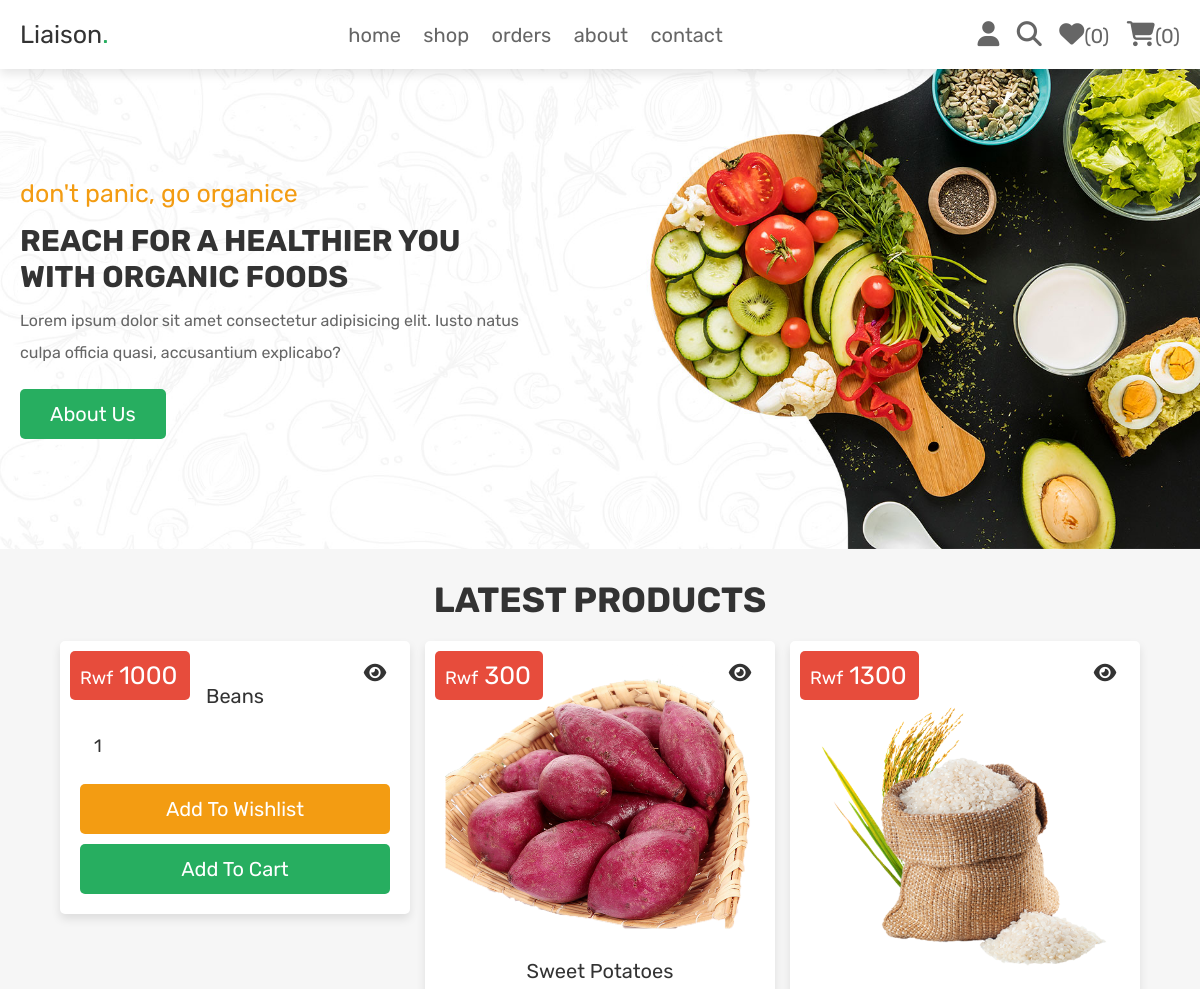
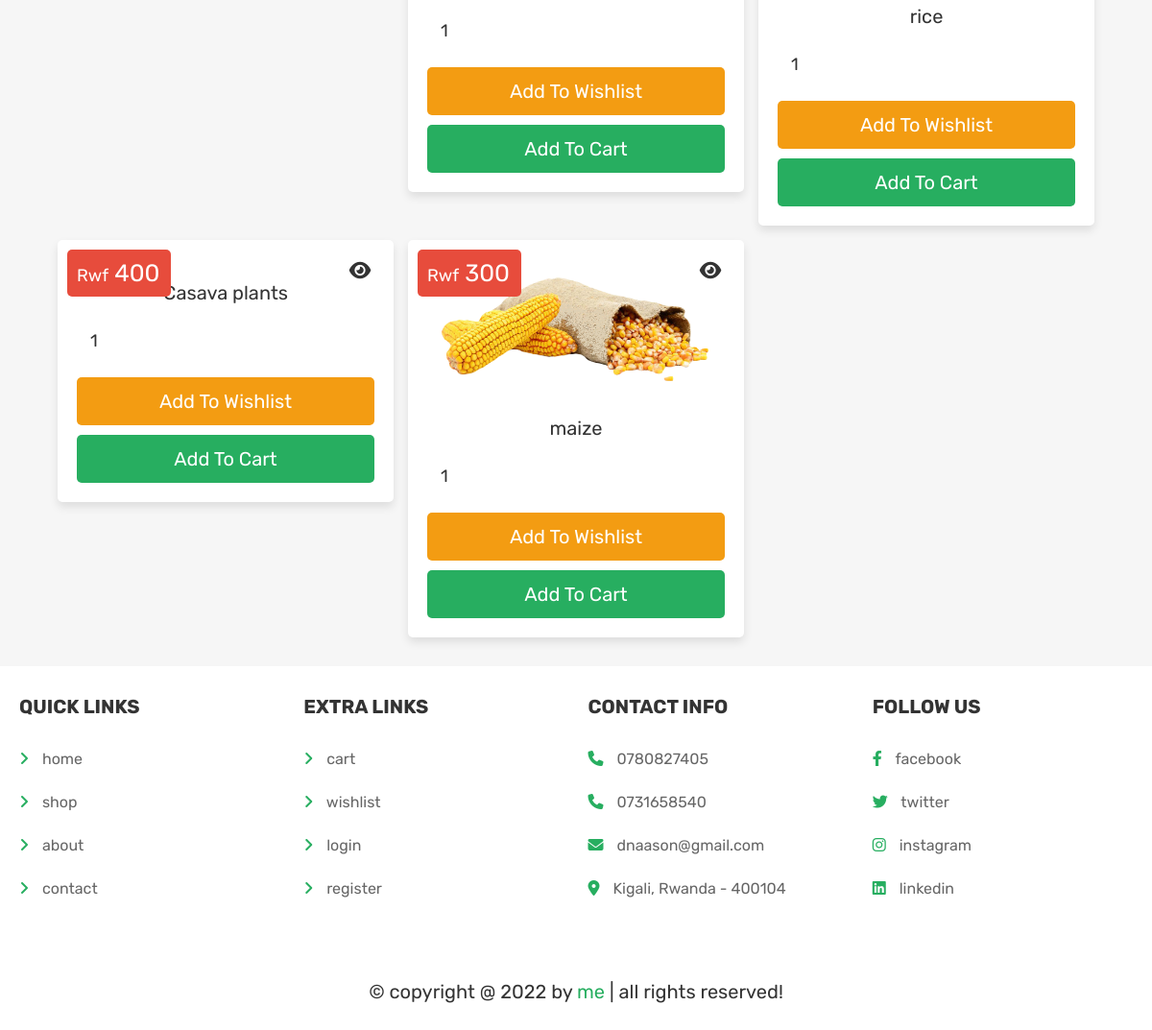
Page /home.php (signed in) on the committed database (2 pictures, top to bottom).
### tables this page shows
CREATE TABLE `products` (
  `id` int(100) NOT NULL,
  `farmer_id` varchar(40) NOT NULL,
  `name` varchar(100) NOT NULL,
  `category` varchar(20) NOT NULL,
  `quantity` varchar(100) DEFAULT NULL,
  `details` varchar(500) NOT NULL,
  `price` int(100) NOT NULL,
  `image` varchar(100) NOT NULL
);

### home.php (the view, shortened to what this page needs)
<?php
@include 'config.php';
?>
<!DOCTYPE html>
<html lang="en">
<head>
   <link rel="stylesheet" href="https://cdnjs.cloudflare.com/ajax/libs/font-awesome/6.1.1/css/all.min.css">
   <link rel="stylesheet" href="css/style.css">
</head>
<body>
<?php include 'header.php'; ?>
<div class="home-bg">
   <section class="home">
      <div class="content">
         <span>don't panic, go organice</span>
         <h3>Reach For A Healthier You With Organic Foods</h3>
         <p>Lorem ipsum dolor sit amet consectetur adipisicing elit. Iusto natus culpa officia quasi, accusantium explicabo?</p>
         <a href="about.php" class="btn">about us</a>
      </div>
   </section>
</div>
<section class="products">
   <h1 class="title">latest products</h1>
   <div class="box-container">
   <?php
      $select_products = $conn->prepare("SELECT * FROM `products` WHERE quantity > 0 LIMIT 6");
      $select_products->execute();
      if($select_products->rowCount() > 0){
         while($fetch_products = $select_products->fetch(PDO::FETCH_ASSOC)){
   ?>
   <form action="" class="box" method="POST">
      <div class="price">Rwf <span><?= $fetch_products['price']; ?></span></div>
      <a href="view_page.php?pid=<?= $fetch_products['id']; ?>" class="fas fa-eye"></a>
      <img src="uploaded_img/<?= $fetch_products['image']; ?>" alt="">
      <div class="name"><?= $fetch_products['name']; ?></div>
      <input type="number" min="1" value="1" name="p_qty" class="qty">
      <input type="submit" value="add to wishlist" class="option-btn" name="add_to_wishlist">
      <input type="submit" value="add to cart" class="btn" name="add_to_cart">
   </form>
   <?php
      }
   }else{
      echo '<p class="empty">no products added yet!</p>';
   }
   ?>
   </div>
</section>
<?php include 'footer.php'; ?>
</body>
</html>

### css/style.css (style rules this page uses)
.home-bg { background: url(../images/home-bg.jpg) no-repeat; background-size: cover; background-position: center; }
.home-bg .home { display: flex; align-items: center; min-height: 60vh; }
.home-bg .home .content { width: 50rem; }
.home-bg .home .content span { color:var(--orange); font-size: 2.5rem; }
.home-bg .home .content h3 { font-size: 3rem; text-transform: uppercase; margin-top: 1.5rem; color:var(--black); }
.home-bg .home .content p { font-size: 1.6rem; padding:1rem 0; line-height: 2; color:var(--light-color); }
.home-bg .home .content a { display: inline-block; width: auto; }
.products .box-container { display: grid; grid-template-columns: repeat(auto-fit, 35rem); gap:1.5rem; justify-content: center; align-items: flex-start; }
.products .box-container .box { padding:2rem; text-align: center; border:var(--border); background-color: var(--white); box-shadow: var(--box-shadow); border-radius: .5rem; position: relative; }
.products .box-container .box .price { position: absolute; top:1rem; left:1rem; padding:1rem; border-radius: .5rem; background-color: var(--red); font-size: 1.8rem; color:var(--white); }
.products .box-container .box .price span { font-size: 2.5rem; color:var(--white); margin:0 .2rem; }
.products .box-container .box .fa-eye { position: absolute; top:1rem; right:1rem; border-radius: .5rem; height: 4.5rem; line-height: 4.3rem; width: 5rem; border:var(--border); color:var(--black); font-size: 2rem; background-color: var(--white); }
.products .box-container .box img { width: 100%; margin-bottom: 1rem; }
.products .box-container .box .name { font-size: 2rem; color:var(--black); padding:1rem 0; }
.products .box-container .box .qty { margin:.5rem 0; border-radius: .5rem; padding:1.2rem 1.4rem; font-size: 1.8rem; color:var(--black); border:var(--border); width: 100%; }

### css/components.css (style rules this page uses)
:root { --green:#27ae60; --orange:#f39c12; --red:#e74c3c; --black:#333; --light-color:#666; --white:#fff; --light-bg:#f6f6f6; --box-shadow:0 .5rem 1rem rgba(0,0,0,.1); }
* { font-family: 'Rubik', sans-serif; margin:0; padding:0; box-sizing: border-box; outline: none; border:none; text-decoration: none; color:var(--black); }
body { background-color: var(--light-bg); }
html { font-size: 62.5%; overflow-x: hidden; scroll-behavior: smooth; scroll-padding-top: 6.5rem; }
section { padding:3rem 2rem; max-width: 1200px; margin:0 auto; }
.btn, .delete-btn, .option-btn { display: block; width: 100%; margin-top: 1rem; border-radius: .5rem; color:var(--white); font-size: 2rem; padding:1.3rem 3rem; text-transform: capitalize; cursor: pointer; text-align: center; }
.btn { background-color: var(--green); }
.option-btn { background-color: var(--orange); }
.title { text-align: center; margin-bottom: 2rem; text-transform: uppercase; color:var(--black); font-size: 3.5rem; }

### rows in the picture
products: price "1000", name "Beans"
products: price "300", image (picture), name "Sweet Potatoes"
products: price "1300", image (picture), name "rice"
products: price "400", name "Casava plants"
products: price "300", image (picture), name "maize"

### other values in the picture
$count_wishlist_items->rowCount() "0"
$count_cart_items->rowCount() "0"
